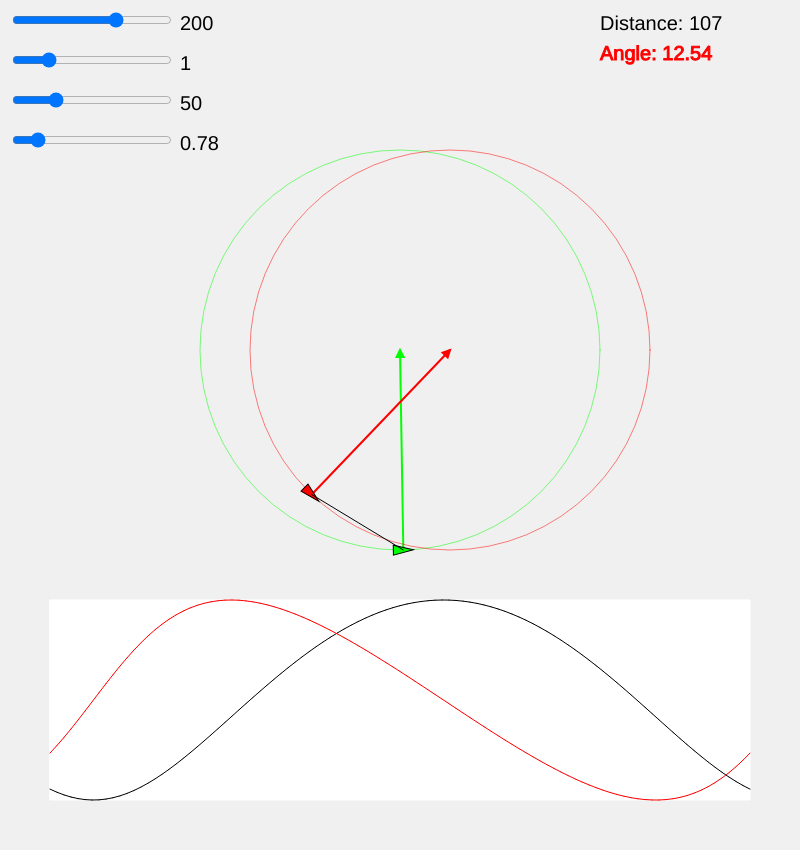
Frame 1 (no input)
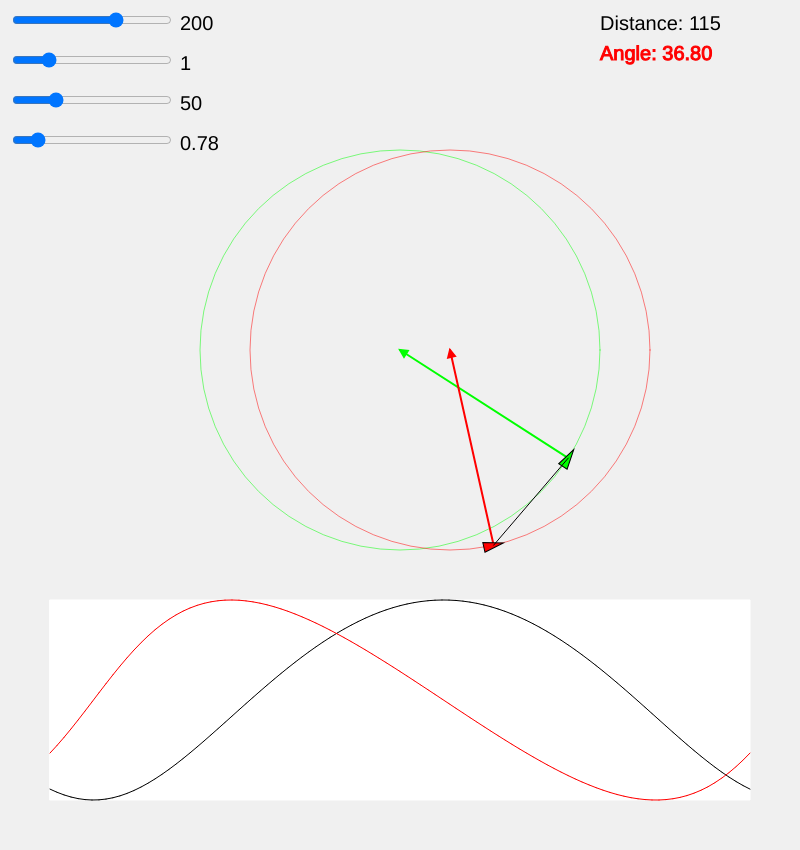
Frame 60 (no input)
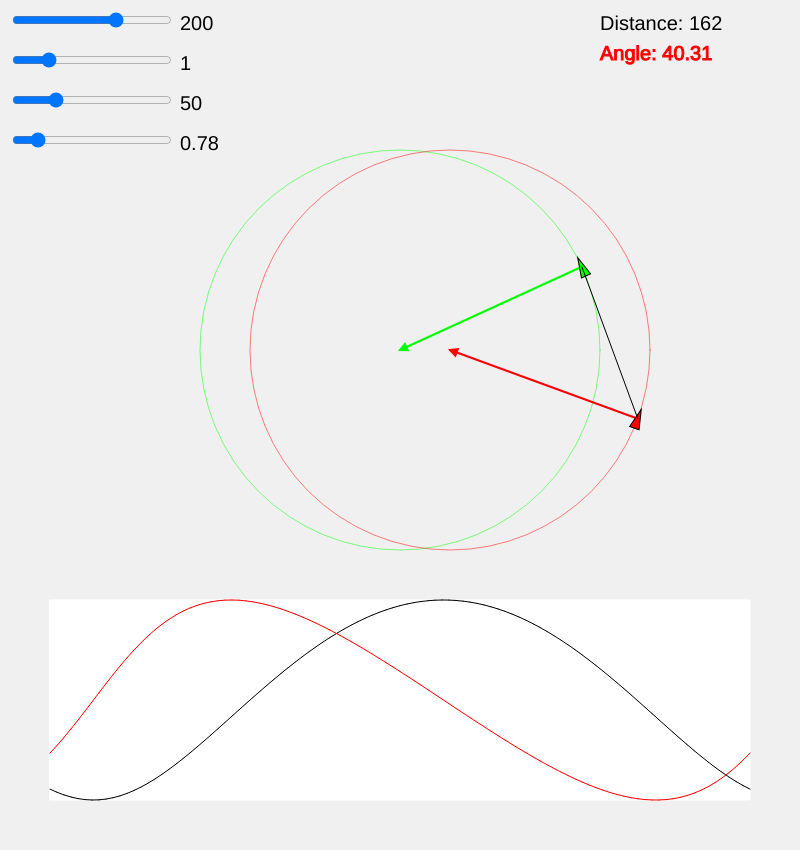
Frame 120 (the mouse pressed at the canvas centre since frame 60)

The p5.js sketch that drew these frames (run headless with seeded random() and noise() and a simulated clock; from frame 60 on, the mouse is pressed at the canvas centre):

// p5.js sketch
// ── sketch.js
let friendlyPlane;
let enemyPlane;

function setup() {
   createCanvas(800, 850);

   //#region Sliders
   amplitudeSlider = createSlider(1, 300, 200, 0);
   amplitudeSlider.position(10, 10);
   amplitudeSlider.style('width', '160px');

   speedSlider = createSlider(0, 5, 1, 0);
   speedSlider.position(10, 50);
   speedSlider.style('width', '160px');

   offsetSlider = createSlider(0, 200, 50, 0);
   offsetSlider.position(10, 90);
   offsetSlider.style('width', '160px');

   lagSlider = createSlider(0, TWO_PI, 0.78, 0);
   lagSlider.position(10, 130);
   lagSlider.style('width', '160px');
   //#endregion Sliders

   enemyPlane = new Plane(width / 2, 350, color(255, 0, 0));
   friendlyPlane = new Plane(width / 2, 350, color(0, 255, 0));
}

function draw() {
   background(240);

   let time = millis() / 1000;

   //#region Sliders
   let amplitude = amplitudeSlider.value();
   let speed = speedSlider.value();
   let offsetX = offsetSlider.value();
   let lag = lagSlider.value();

   textSize(20);
   text(round(amplitude), 180, 30);
   text(round(speed), 180, 70);
   text(round(offsetX), 180, 110);
   text(nfc(lag, 2), 180, 150);

   friendlyPlane.setAmplitude(amplitude);
   friendlyPlane.setSpeed(speed);

   enemyPlane.setAmplitude(amplitude);
   enemyPlane.setSpeed(speed);
   enemyPlane.setOffsetX(width / 2 + offsetX);
   enemyPlane.setLag(lag);
   //#endregion Sliders

   friendlyPlane.move(time);
   friendlyPlane.display();

   enemyPlane.move(time);
   enemyPlane.display();

   push();
   stroke(255);
   rect(50, 600, 750-50, 800-600);
   pop();
   plotEquation(50, 750, 600, 800, distancePerTime, 0, TWO_PI, 100, color(0));
   plotEquation(50, 750, 600, 800, anglePerTime, 0, TWO_PI, 100, color(255, 0, 0));

   lineBetweenPlanes(friendlyPlane, enemyPlane);
   text("Distance: " + round(distance(friendlyPlane, enemyPlane)), width - 200, 30);
   push();
   stroke(255, 0, 0);
   fill(255, 0, 0);
   text("Angle: " + nfc(abs(degrees(angleDifference(enemyPlane, friendlyPlane))), 2), width - 200, 60);
   pop();

}

class Plane {
   constructor(offsetX, offsetY, c) {
      this.x = 0;
      this.y = 0;
      this.angle = 0;
      this.lag = 0;

      this.offsetX = offsetX;
      this.offsetY = offsetY;

      this.speed = 1;
      this.amplitude = 10;

      this.r = 5;
      this.c = c; // Color
   }

   move(t) {
      this.x = this.offsetX + sin(t * this.speed - this.lag) * this.amplitude;
      this.y = this.offsetY + cos(t * this.speed - this.lag) * this.amplitude;
      this.angle = (t * this.speed - this.lag) % TWO_PI;
   }

   display() {
      push();
      fill(0, 0);
      stroke(this.c);
      strokeWeight(0.5);
      circle(this.offsetX, this.offsetY, this.amplitude * 2)
      pop();

      drawArrow(createVector(this.x, this.y), createVector(this.offsetX-this.x, this.offsetY-this.y), this.c);

      push();
      fill(this.c);
      strokeWeight(1);
      translate(this.x, this.y);
      rotate(-this.angle + HALF_PI);
      triangle(0, -this.r * 2, -this.r, this.r * 2, this.r, this.r * 2);
      pop();
   }

   setAmplitude(A) {
      this.amplitude = A;
   }

   setSpeed(v) {
      this.speed = v;
   }

   setOffsetX(offsetX) {
      this.offsetX = offsetX;
   }

   setLag(lag) {
      this.lag = lag;
   }


}

function lineBetweenPlanes(plane1, plane2) {
   push();
   stroke(0);
   line(plane1.x, plane1.y, plane2.x, plane2.y);
   pop();
}

function distance(plane1, plane2) {
   return sqrt((plane1.x - plane2.x) ** 2 + (plane1.y - plane2.y) ** 2);
}

function angleDifference(p1, p2) {
   let v1 = createVector(p1.y - p1.offsetY, -(p1.x - p1.offsetX)); // Inverted to get tangent vector
   let v2 = createVector(p2.x - p1.x, p2.y - p1.y);

   /*   DEBUG
   let v0 = createVector(p1.x, p1.y);
   drawArrow(v0, v1, 'red');
   drawArrow(v0, v2, 'blue');
   */

   return v1.angleBetween(v2);
}


function drawArrow(base, vec, myColor) {  // DEBUG
   push();
   stroke(myColor);
   strokeWeight(2);
   fill(myColor);
   translate(base.x, base.y);
   line(0, 0, vec.x, vec.y);
   rotate(vec.heading());
   let arrowSize = 7;
   translate(vec.mag() - arrowSize, 0);
   triangle(0, arrowSize / 2, 0, -arrowSize / 2, arrowSize, 0);
   pop();
}

//#region EXPERIMENTAL
function plotEquation(left, right, top, bottom, equation, start, end, steps, c) {
   let values = []
   let xvalues = []
   let step = (end - start) / steps;
   for (let i = 0; i <= steps; i++) {
      values[i] = round(equation(i*step+start)*10000)/10000;
      xvalues[i] = i*step+start;
   }

   let largest = max(values);
   let smallest = min(values);


   for(let i = 0; i < values.length; i++) {
      values[i] = map(values[i], smallest, largest, bottom, top);
      xvalues[i] = map(xvalues[i], start, end, left, right);
   }
   push();
   stroke(c);
   for(let i = 0; i < values.length-1; i++) {
      line(xvalues[i], values[i], xvalues[i+1], values[i+1]);
   }
   if (largest == smallest) {
      line(left, (bottom+top)/2, right, (bottom+top)/2);
   }
   pop();
}

function distancePerTime(t) {
   let p1 = Object.assign( Object.create( Object.getPrototypeOf(friendlyPlane)), friendlyPlane);
   let p2 = Object.assign( Object.create( Object.getPrototypeOf(enemyPlane)), enemyPlane);
   p1.move(t);
   p2.move(t);
   return distance(p1, p2);
}

function anglePerTime(t) {
   let p1 = Object.assign( Object.create( Object.getPrototypeOf(friendlyPlane)), friendlyPlane);
   let p2 = Object.assign( Object.create( Object.getPrototypeOf(enemyPlane)), enemyPlane);
   p1.move(t);
   p2.move(t);
   return abs(angleDifference(p1, p2));
}
//#endregion EXPERIMENTAL
